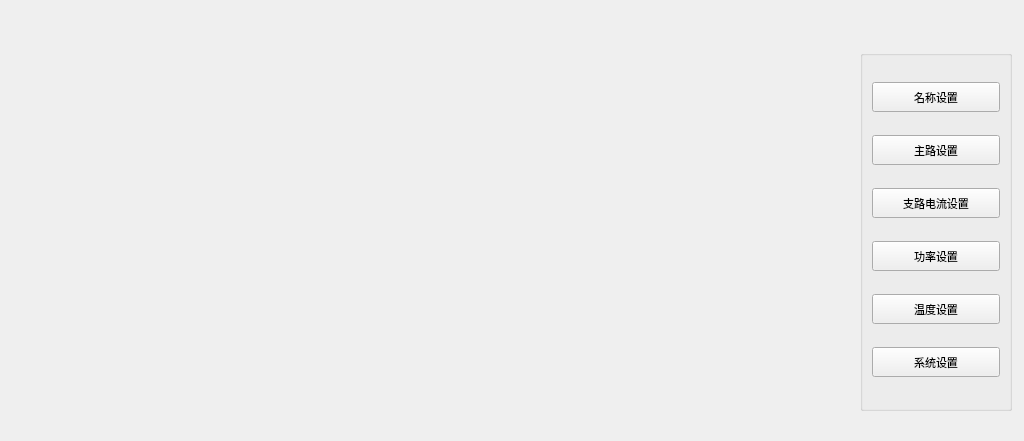
<?xml version="1.0" encoding="UTF-8"?>
<ui version="4.0">
 <class>SetMainWid</class>
 <widget class="QWidget" name="SetMainWid">
  <property name="geometry">
   <rect>
    <x>0</x>
    <y>0</y>
    <width>1024</width>
    <height>441</height>
   </rect>
  </property>
  <property name="font">
   <font>
    <pointsize>8</pointsize>
   </font>
  </property>
  <property name="windowTitle">
   <string>Form</string>
  </property>
  <property name="styleSheet">
   <string notr="true">QPushButton{border:2px solid rgb(15,80,232);border-radius:15px;font: 8pt \&quot;Ubuntu\&quot;;}

</string>
  </property>
  <widget class="QStackedWidget" name="stackedWidget">
   <property name="geometry">
    <rect>
     <x>1</x>
     <y>20</y>
     <width>831</width>
     <height>430</height>
    </rect>
   </property>
   <property name="styleSheet">
    <string notr="true"/>
   </property>
  </widget>
  <widget class="QGroupBox" name="groupBox">
   <property name="geometry">
    <rect>
     <x>860</x>
     <y>50</y>
     <width>152</width>
     <height>361</height>
    </rect>
   </property>
   <property name="font">
    <font>
     <pointsize>8</pointsize>
    </font>
   </property>
   <property name="styleSheet">
    <string notr="true">QGroupBox{
border:5px solid rgb(15,78,225);
border-radius:15px;
};</string>
   </property>
   <property name="title">
    <string/>
   </property>
   <layout class="QVBoxLayout" name="verticalLayout">
    <item>
     <widget class="QPushButton" name="nameBtn">
      <property name="maximumSize">
       <size>
        <width>16777215</width>
        <height>30</height>
       </size>
      </property>
      <property name="font">
       <font>
        <family>&quot;Ubuntu&quot;</family>
        <pointsize>8</pointsize>
        <italic>false</italic>
        <bold>false</bold>
       </font>
      </property>
      <property name="styleSheet">
       <string notr="true"/>
      </property>
      <property name="text">
       <string>名称设置</string>
      </property>
      <property name="flat">
       <bool>false</bool>
      </property>
     </widget>
    </item>
    <item>
     <widget class="QPushButton" name="lineBtn">
      <property name="maximumSize">
       <size>
        <width>16777215</width>
        <height>30</height>
       </size>
      </property>
      <property name="font">
       <font>
        <family>&quot;Ubuntu&quot;</family>
        <pointsize>8</pointsize>
        <italic>false</italic>
        <bold>false</bold>
       </font>
      </property>
      <property name="styleSheet">
       <string notr="true"/>
      </property>
      <property name="text">
       <string>主路设置</string>
      </property>
     </widget>
    </item>
    <item>
     <widget class="QPushButton" name="loopBtn">
      <property name="maximumSize">
       <size>
        <width>16777215</width>
        <height>30</height>
       </size>
      </property>
      <property name="font">
       <font>
        <family>&quot;Ubuntu&quot;</family>
        <pointsize>8</pointsize>
        <italic>false</italic>
        <bold>false</bold>
       </font>
      </property>
      <property name="styleSheet">
       <string notr="true"/>
      </property>
      <property name="text">
       <string>支路电流设置</string>
      </property>
     </widget>
    </item>
    <item>
     <widget class="QPushButton" name="powerBtn">
      <property name="maximumSize">
       <size>
        <width>16777215</width>
        <height>30</height>
       </size>
      </property>
      <property name="font">
       <font>
        <family>&quot;Ubuntu&quot;</family>
        <pointsize>8</pointsize>
        <italic>false</italic>
        <bold>false</bold>
       </font>
      </property>
      <property name="styleSheet">
       <string notr="true"/>
      </property>
      <property name="text">
       <string>功率设置</string>
      </property>
     </widget>
    </item>
    <item>
     <widget class="QPushButton" name="temBtn">
      <property name="maximumSize">
       <size>
        <width>16777215</width>
        <height>30</height>
       </size>
      </property>
      <property name="font">
       <font>
        <family>&quot;Ubuntu&quot;</family>
        <pointsize>8</pointsize>
        <italic>false</italic>
        <bold>false</bold>
       </font>
      </property>
      <property name="styleSheet">
       <string notr="true"/>
      </property>
      <property name="text">
       <string>温度设置</string>
      </property>
     </widget>
    </item>
    <item>
     <widget class="QPushButton" name="sysBtn">
      <property name="maximumSize">
       <size>
        <width>16777215</width>
        <height>30</height>
       </size>
      </property>
      <property name="font">
       <font>
        <family>&quot;Ubuntu&quot;</family>
        <pointsize>8</pointsize>
        <italic>false</italic>
        <bold>false</bold>
       </font>
      </property>
      <property name="styleSheet">
       <string notr="true"/>
      </property>
      <property name="text">
       <string>系统设置</string>
      </property>
     </widget>
    </item>
   </layout>
  </widget>
 </widget>
 <resources/>
 <connections/>
</ui>
